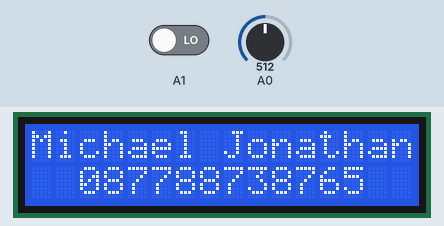
The sketch below on a simulated Arduino Uno, built with avr-gcc and run on an emulated ATmega328P. Parts: 16×2 character LCD. Inputs (shaded band) come from the test bench; at power-on: A0 = 512, A1 LOW.

Above: at 2.1 s.
At 4.83 s:
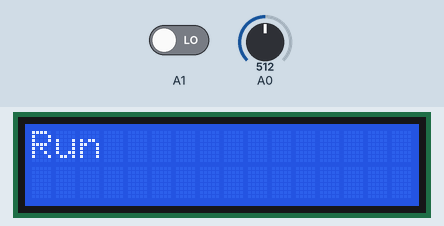
5.3 s: A0 set to 634
7.0 s: A0 set to 656
At 8.6 s:
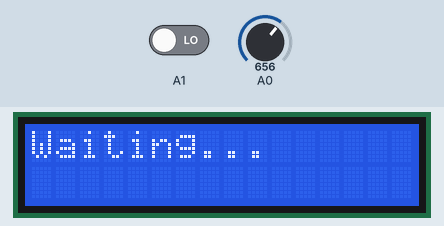
10.0 s: A0 set to 640
13.0 s: A1 driven HIGH
14.5 s: A1 driven LOW
At 15.0 s:
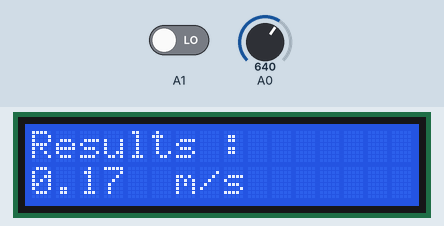
16.0 s: A0 set to 660
At 17.9 s:
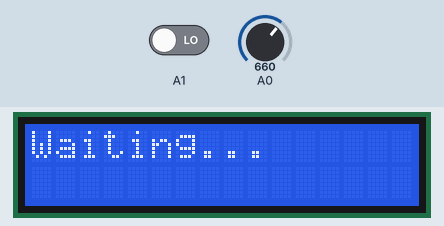
Timing chart, 0 to 19.4 s (numbered marks = the images above; inputs shaded):
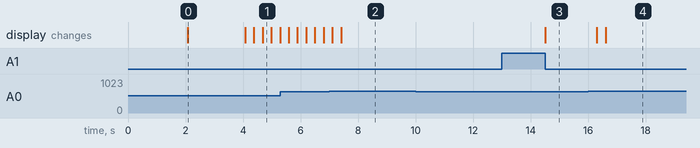

Measured:
- the behaviour switches between 649 and 650 on A0 (found by bisection; images 1 and 2)
- after the input at 7.0 s, the display: first differs from a run without the input after 0.41 s (image 2)
- after the input at 10.0 s, every drawn part: stays the same
- after the input at 13.0 s, every drawn part: stays the same
- after the input at 14.5 s, the display: changes at once (image 3)
- after the input at 16.0 s, the display: first changes after 0.30 s (image 4 shows a later state)
- what the display in image 0 shows lasts 2.0 s, from 2.1 s to 4.1 s

The sketch:

AirTrackHighscope1.ino
```cpp
//Sample using LiquidCrystal library
#include <LiquidCrystal.h>

/*******************************************************

  This program will test the LCD panel and the buttons
  Mark Bramwell, July 2010

********************************************************/

// select the pins used on the LCD panel
LiquidCrystal lcd(8, 9, 4, 5, 6, 7);

// define some values used by the panel and buttons
int lcd_key     = 0;
int adc_key_in  = 0;
#define btnRIGHT  0
#define btnUP     1
#define btnDOWN   2
#define btnLEFT   3
#define btnSELECT 4
#define btnNONE   5


const int eeAddress = 0;
#include <EEPROM.h>
int Lenght;
int prev_Lenght = 0;
// read the buttons
int read_LCD_buttons()
{
  adc_key_in = analogRead(0);      // read the value from the sensor
  // my buttons when read are centered at these valies: 0, 144, 329, 504, 741
  // we add approx 50 to those values and check to see if we are close
  if (adc_key_in > 1000) return btnNONE; // We make this the 1st option for speed reasons since it will be the most likely result
  // For V1.1 us this threshold
  if (adc_key_in < 50)   return btnRIGHT;
  if (adc_key_in < 250)  return btnUP;
  if (adc_key_in < 450)  return btnDOWN;
  if (adc_key_in < 650)  return btnLEFT;
  if (adc_key_in < 850)  return btnSELECT;

  // For V1.0 comment the other threshold and use the one below:
  /*
    if (adc_key_in < 50)   return btnRIGHT;
    if (adc_key_in < 195)  return btnUP;
    if (adc_key_in < 380)  return btnDOWN;
    if (adc_key_in < 555)  return btnLEFT;
    if (adc_key_in < 790)  return btnSELECT;
  */


  return btnNONE;  // when all others fail, return this...
}

int delayButton = 300;
int state = 0;
int prev_state = 9999;

float dt1, dt2, T = 0;

void setup()
{
  lcd.begin(16, 2);              // start the library
  lcd.setCursor(2, 0);
  lcd.print("SGU Robotics"); // print a simple message
  lcd.setCursor(7, 1);
  lcd.print("v1");
  delay(2000);
  lcd.clear();
  lcd.setCursor(0, 0);
  lcd.print("Michael Jonathan");
  lcd.setCursor(2, 1);
  lcd.print("087788738765");
  delay(2000);
  Lenght = EEPROM.read(eeAddress);
}

void loop()
{
  lcd_key = read_LCD_buttons();
  switch (state) {
    case 0:
      if (state != prev_state) {
        lcd.clear();
        lcd.setCursor(0, 0);
        lcd.print("Run");
        prev_state = state;
      }
      if ((lcd_key == btnRIGHT) || (lcd_key == btnLEFT)) {
        state = 1;
        delay(delayButton);
      }
      if (lcd_key == btnSELECT) {
        state = 100;
        delay(delayButton);
      }
      break;

    case 1:
      if (state != prev_state) {
        lcd.clear();
        lcd.setCursor(0, 0);
        lcd.print("Settings");
        prev_state = state;
      }

      if ((lcd_key == btnRIGHT) || (lcd_key == btnLEFT)) {
        state = 0;
        delay(delayButton);
      }

      if (lcd_key == btnSELECT) {
        state = 2;
        delay(delayButton);
      }
      break;

    case 2:
      if (state != prev_state) {
        lcd.clear();
        lcd.setCursor(0, 0);
        lcd.print("Settings");
        lcd.setCursor(0, 1);
        lcd.print("-> Lenght");
        prev_state = state;
      }
      if ((lcd_key == btnRIGHT) || (lcd_key == btnLEFT)) {
        state = 3;
        delay(delayButton);
      }
      if (lcd_key == btnSELECT) {
        state = 4;
        delay(delayButton);
      }
      break;

    case 3:
      if (state != prev_state) {
        lcd.clear();
        lcd.setCursor(0, 0);
        lcd.print("Settings");
        lcd.setCursor(0, 1);
        lcd.print("-> Software");
        prev_state = state;
      }
      if ((lcd_key == btnRIGHT) || (lcd_key == btnLEFT)) {
        state = 2;
        delay(delayButton);
      }
      break;

    case 4:
      if ((state != prev_state) || (lcd_key == btnUP) || (lcd_key == btnDOWN) || (Lenght != prev_Lenght)) {
        lcd.clear();
        lcd.setCursor(0, 0);
        lcd.print("Lenght :");
        lcd.setCursor(1, 1);
        lcd.print(Lenght);
        lcd.setCursor(10, 1);
        lcd.print("mm");

        updateLenght();
        prev_state = state;
      }
      if (lcd_key == btnUP) {
        Lenght = Lenght + 1;
        delay(delayButton);
      }
      if ((lcd_key == btnDOWN) && (Lenght > 0)) {
        Lenght = Lenght - 1;

        delay(delayButton);
      }
      if (lcd_key == btnSELECT) {
        state = 0;

        delay(delayButton);
      }

      break;

    case 100:
      lcd.clear();
      lcd.print("Waiting...");
      if (digitalRead(A1) == 1) {
        dt1 = micros();
        state = 101;
      }
      break;

    case 101:
      if (digitalRead(A1) == 0) {
        dt2 = micros();
        if(dt2 < dt1){
          dt2 = dt2 + dt1;
        }
        state = 102;
      }
      break;

    case 102:
      if(state != prev_state){
        dt1 = dt1 / 1000000;
        dt2 = dt2 / 1000000;
        lcd.clear();
        lcd.setCursor(0, 0);
        lcd.print("Results :");
        lcd.setCursor(0, 1);
        T = (Lenght) / ((dt2 - dt1)*1000);
        lcd.print(T);
        lcd.setCursor(6, 1);
        lcd.print("m/s");
        prev_state = state;
      }

      if(lcd_key == btnSELECT){
        state = 0;
        delay(delayButton);
      }
  }
}

void updateLenght() {
  if (Lenght != prev_Lenght) {
    if (Lenght <= 0) {
      Lenght = 0;
    }
    EEPROM.write(eeAddress, Lenght);
    prev_Lenght = Lenght;
  }
}
```
